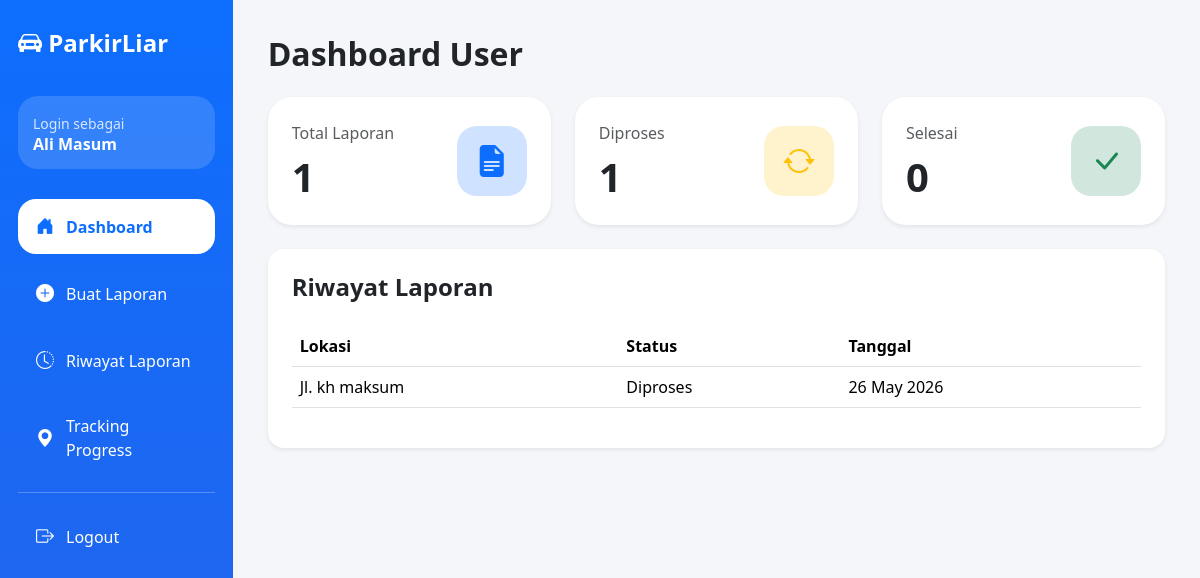
The page /user/dashboard.php (signed in) on the database its author committed.
### tables this page shows
CREATE TABLE `laporan` (
  `id_laporan` int(11) NOT NULL,
  `id_user` int(11) NOT NULL,
  `foto` varchar(255) NOT NULL,
  `deskripsi` text NOT NULL,
  `latitude` varchar(50) NOT NULL,
  `longitude` varchar(50) NOT NULL,
  `alamat_lokasi` text DEFAULT NULL,
  `status` enum('Dikirim','Diverifikasi','Diproses','Ditindak','Selesai','Ditolak') DEFAULT 'Dikirim',
  `created_at` timestamp NOT NULL DEFAULT current_timestamp()
);

### user/dashboard.php (the view, shortened to what this page needs)
<?php
include __DIR__ . '/../config/koneksi.php';
$id_user = $_SESSION['id_user'];
$queryRiwayat = mysqli_query($conn,
    "SELECT *
    FROM laporan
    WHERE id_user='$id_user'
    ORDER BY created_at DESC
    LIMIT 5"
);
$totalLaporan = mysqli_fetch_assoc(
    mysqli_query($conn,
    "SELECT COUNT(*) as total
    FROM laporan
    WHERE id_user='$id_user'")
)['total'];
$diproses = mysqli_fetch_assoc(
    mysqli_query($conn,
    "SELECT COUNT(*) as total
    FROM laporan
    WHERE id_user='$id_user'
    AND status='Diproses'")
)['total'];
$selesai = mysqli_fetch_assoc(
    mysqli_query($conn,
    "SELECT COUNT(*) as total
    FROM laporan
    WHERE id_user='$id_user'
    AND status='Selesai'")
)['total'];
?>
<!DOCTYPE html>
<html lang="id">
<head>
<link href="https://cdn.jsdelivr.net/npm/bootstrap@5.3.3/dist/css/bootstrap.min.css" rel="stylesheet">
<link rel="stylesheet"
href="https://cdn.jsdelivr.net/npm/bootstrap-icons@1.11.3/font/bootstrap-icons.min.css">
</head>
<body style="background:#f4f6f9;">
<div class="container-fluid p-0">
    <div class="d-flex">
        <?php
        include '../components/sidebar_user.php';
        ?>
        <div class="content-wrapper flex-grow-1">
            <div class="content-area">
                <h2 class="fw-bold mb-4">
                    Dashboard User
                </h2>
                <div class="row g-4 mb-4">
                    <div class="col-md-4">
                        <div class="card stat-card border-0 shadow-sm h-100">
                            <div class="card-body p-4">
                                <div class="d-flex
                                justify-content-between
                                align-items-center">
                                    <div>
                                        <p class="text-muted mb-2">
                                            Total Laporan
                                        </p>
                                        <h1 class="fw-bold mb-0">
                                            <?= $totalLaporan ?>
                                        </h1>
                                    </div>
                                    <div class="icon-box bg-primary-subtle">
                                        <i class="bi bi-file-earmark-text-fill
                                        text-primary"></i>
                                    </div>
                                </div>
                            </div>
                        </div>
                    </div>
                    <div class="col-md-4">
                        <div class="card stat-card border-0 shadow-sm h-100">
                            <div class="card-body p-4">
                                <div class="d-flex
                                justify-content-between
                                align-items-center">
                                    <div>
                                        <p class="text-muted mb-2">
                                            Diproses
                                        </p>
                                        <h1 class="fw-bold mb-0">
                                            <?= $diproses ?>
                                        </h1>
                                    </div>
                                    <div class="icon-box bg-warning-subtle">
                                        <i class="bi bi-arrow-repeat
                                        text-warning"></i>
                                    </div>
                                </div>
                            </div>
                        </div>
                    </div>
                    <div class="col-md-4">
                        <div class="card stat-card border-0 shadow-sm h-100">
                            <div class="card-body p-4">
                                <div class="d-flex
                                justify-content-between
                                align-items-center">
                                    <div>
                                        <p class="text-muted mb-2">
                                            Selesai
                                        </p>
                                        <h1 class="fw-bold mb-0">
                                            <?= $selesai ?>
                                        </h1>
                                    </div>
                                    <div class="icon-box bg-success-subtle">
                                        <i class="bi bi-check-lg
                                        text-success"></i>
                                    </div>
                                </div>
                            </div>
                        </div>
                    </div>
                </div>
                <div class="card border-0 shadow-sm rounded-4">
                    <div class="card-body p-4">
                        <h4 class="fw-bold mb-4">
                            Riwayat Laporan
                        </h4>
                        <div class="table-responsive">
                            <table
                            class="table align-middle">
                                <thead>
                                    <tr>
                                        <th>Lokasi</th>
                                        <th>Status</th>
                                        <th>Tanggal</th>
                                    </tr>
                                </thead>
                                <tbody>
                                <?php while(
                                $row =
                                mysqli_fetch_assoc(
                                $queryRiwayat
                                )): ?>
                                    <tr>
                                        <td>
                                            <?= htmlspecialchars(
                                            $row['alamat_lokasi']
                                            ?: '-') ?>
                                        </td>
                                        <td>
                                            <?= $row['status'] ?>
                                        </td>
                                        <td>
                                            <?= date(
                                            'd M Y',
                                            strtotime(
                                            $row['created_at']
                                            )) ?>
                                        </td>
                                    </tr>
                                <?php endwhile; ?>
                                </tbody>
                            </table>
                        </div>
                    </div>
                </div>
            </div>
        </div>
    </div>
</div>
</body>
</html>

### user/dashboard.php (style rules this page uses)
body { background:#f4f6f9; }
.stat-card { border-radius:24px; transition:.3s; background:#fff; }
.icon-box { width:70px; height:70px; border-radius:20px; display:flex; align-items:center; justify-content:center; }
.icon-box i { font-size:32px; }
.content-wrapper { min-height:100vh; width:100%; }
.content-area { padding:35px; }
.stat-card { border-radius:24px; transition:.3s; }

### rows shown on the page
laporan: alamat_lokasi "Jl. kh maksum", status "Diproses", created_at "26 May 2026"

### other values the page prints
$_SESSION['nama'] "Ali Masum"
$totalLaporan "1"
$diproses "1"
$selesai "0"
